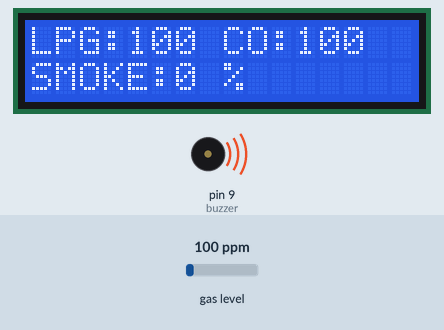
The sketch below on a simulated Arduino Uno, built with avr-gcc and run on an emulated ATmega328P. On the bench: 16×2 character LCD, buzzer (waves = sounding). The inputs (shaded band) are chosen by the test bench; at power-on: gas level 100 ppm. What the sketch prints to the serial monitor is not drawn.

Above: at 1.7 s.
1.8 s: gas level set to 20 ppm
At 3.7 s:
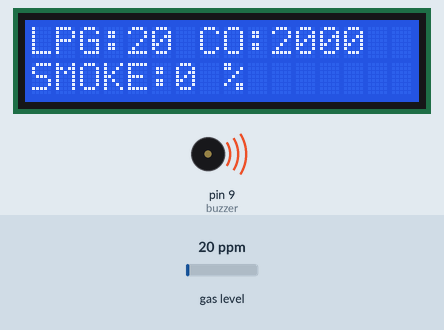
4.1 s: gas level set to 28 ppm
At 7.8 s:
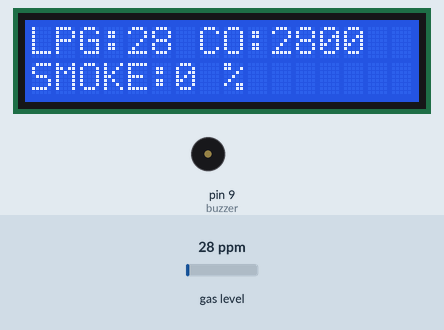
7.9 s: gas level set to 34 ppm
At 9.7 s:
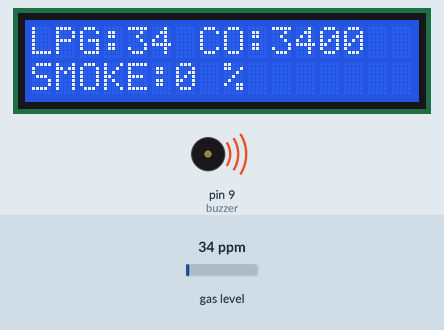
Timing chart, 0 to 11.2 s (numbered marks = the images above; inputs shaded):
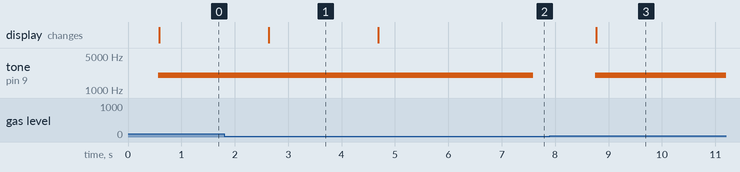

Measured:
- the behaviour switches between 30 and 31 ppm on gas level (found by bisection; images 2 and 3)
- after the input at 1.8 s, the display: changes after 0.84 s (image 1)
- after the input at 4.1 s, the display: changes after 0.58 s (image 2)
- after the input at 7.9 s, tone on pin 9 (buzzer): silent → 2000 Hz after 0.85 s; the display: changes after 0.87 s (image 3)

The sketch:

MQ2_sensor.ino
```cpp
#include <MQ2.h>
#include <Wire.h>
#include <LiquidCrystal_I2C.h>
#include <SoftwareSerial.h>
//I2C pins declaration
LiquidCrystal_I2C lcd(0x27, 16, 2);
int Analog_Input = A0;
int lpg, co, smoke, smokeper;
String data = "";
const int buzzer = 9;
MQ2 mq2(Analog_Input);
void setup() {
  Serial.begin(9600);
  lcd.begin();  //setup for the 16x2 LCD display
  lcd.backlight();
  mq2.begin();
  pinMode(buzzer, OUTPUT);
}
void loop() {
  float* values = mq2.read(false);
  lpg = mq2.readLPG();
  co = mq2.readCO();
  smoke = mq2.readSmoke();
  smokeper = (smoke * 100) / 1000000;
  data = String(lpg) + "," + String(co) + "," + String(smokeper) + ",";
  if (lpg > 30 || lpg < 0) {
    tone(buzzer, 2000, 6000);
    data += "1";
  }
  else{
    data += "0";
  }
  lcd.setCursor(0, 0);
  lcd.print("LPG:");
  lcd.print(lpg);
  lcd.print(" CO:");
  lcd.print(co);
  lcd.setCursor(0, 1);
  lcd.print("SMOKE:");
  lcd.print((smoke * 100) / 1000000);
  lcd.print(" %");
  Serial.println(data);
  delay(1000);
}
```
